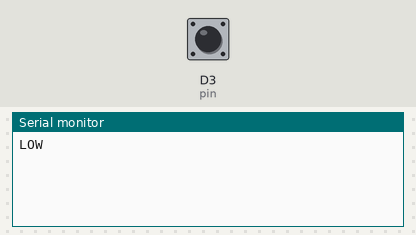
The sketch below on a simulated ESP8266 (NodeMCU). Parts: the last lines printed to the serial monitor. The test bench sets the inputs (shaded band); at power-on: D3 (pin) HIGH.

Above: at 1.2 s.
1.3 s: D3 (pin) pulled LOW for 0.15 s
At 1.43 s:
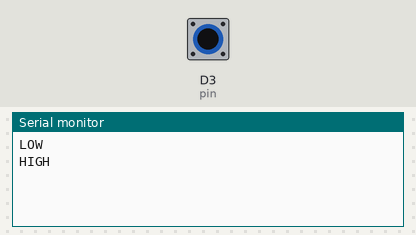
At 2.2 s:
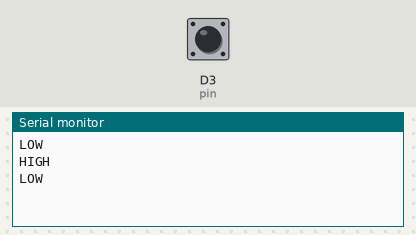

Measured:
- after the input at 1.3 s, the serial monitor: prints a new line at once (image 1)

The sketch:

nodemcu_software_interrupt_test.ino
```cpp
int pin=D3;

boolean flg=true;

void setup()
{
  Serial.begin(115200);
  pinMode(pin,INPUT_PULLUP);
  digitalWrite(pin,HIGH);
}

void loop()
{
  interruptFunction();
}

void interruptFunction()
{
  boolean cflg=(digitalRead(pin)==LOW);
  if(flg==cflg)
  {
    return;
  }
  flg=cflg;
  if(flg)
  {
    Serial.println("HIGH");
  }
  else
  {
    Serial.println("LOW");
  }
}
```
